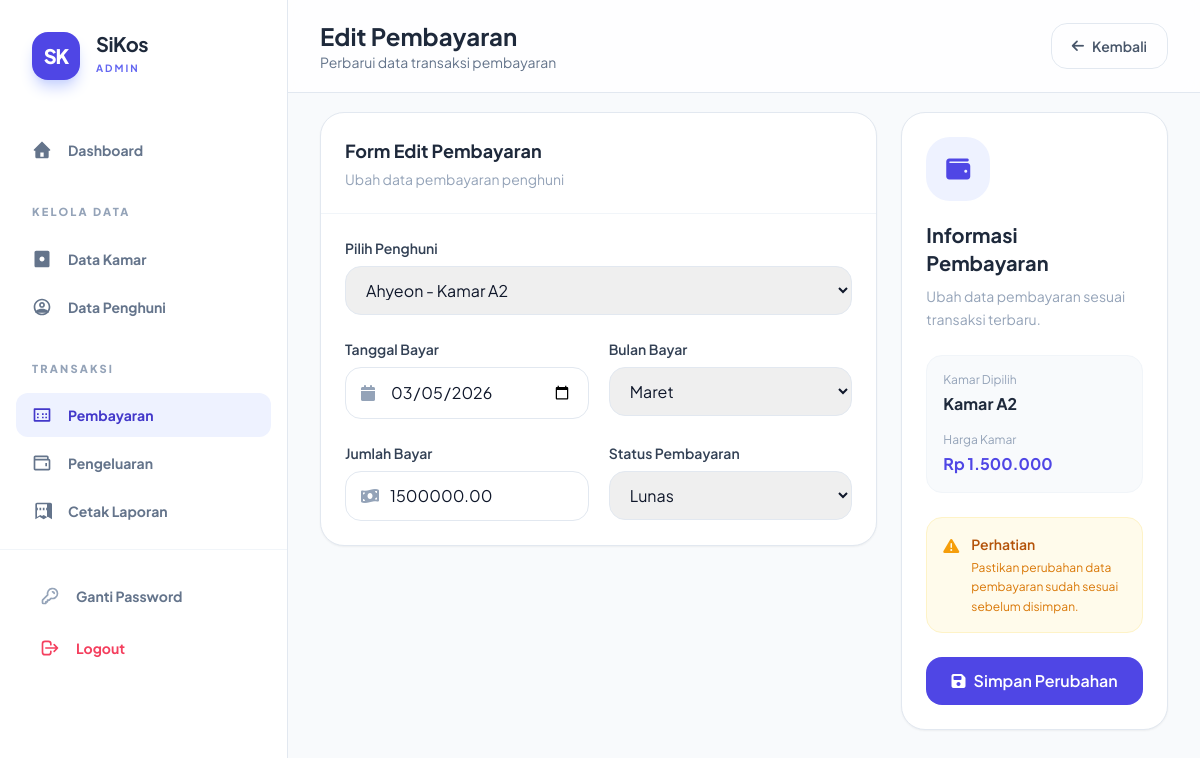
Page /modules/pembayaran/edit.php?id=2 (signed in) on the committed database.
### tables this page shows
CREATE TABLE `pembayaran` (
  `id_pembayaran` int NOT NULL,
  `id_admin` int DEFAULT NULL,
  `id_penghuni` int DEFAULT NULL,
  `id_kamar` int DEFAULT NULL,
  `tanggal_bayar` date DEFAULT NULL,
  `bulan_bayar` varchar(20) DEFAULT NULL,
  `jumlah_bayar` decimal(15,2) DEFAULT NULL,
  `status_pembayaran` enum('Lunas','Belum Lunas') DEFAULT NULL
);

CREATE TABLE `penghuni` (
  `id_penghuni` int NOT NULL,
  `id_kamar` int DEFAULT NULL,
  `nama_penghuni` varchar(100) DEFAULT NULL,
  `jenis_kelamin` enum('Laki-laki','Perempuan') DEFAULT NULL,
  `no_hp` varchar(20) DEFAULT NULL,
  `alamat` text,
  `tgl_masuk` date DEFAULT NULL
);

CREATE TABLE `kamar` (
  `id_kamar` int NOT NULL,
  `nomor_kamar` varchar(10) DEFAULT NULL,
  `lantai` int DEFAULT NULL,
  `harga_kamar` decimal(15,2) DEFAULT NULL,
  `status_kamar` enum('Kosong','Terisi','Penuh') DEFAULT 'Kosong',
  `tipe_kamar_mandi` enum('Dalam','Luar') DEFAULT NULL
);

### modules/pembayaran/edit.php (the view, shortened to what this page needs)
<?php
require_once '../../config/db.php';
$id = mysqli_real_escape_string($conn, $_GET['id']);
$q = mysqli_query($conn,"
    SELECT
        pembayaran.*,
        penghuni.nama_penghuni,
        kamar.nomor_kamar,
        kamar.harga_kamar
    FROM pembayaran
    LEFT JOIN penghuni
        ON pembayaran.id_penghuni = penghuni.id_penghuni
    LEFT JOIN kamar
        ON pembayaran.id_kamar = kamar.id_kamar
    WHERE pembayaran.id_pembayaran = '$id'
    LIMIT 1
");
$data = mysqli_fetch_assoc($q);
$penghuni = mysqli_query($conn,"
    SELECT
        penghuni.id_penghuni,
        penghuni.nama_penghuni,
        penghuni.id_kamar,
        kamar.nomor_kamar,
        kamar.harga_kamar
    FROM penghuni
    LEFT JOIN kamar
        ON penghuni.id_kamar = kamar.id_kamar
    ORDER BY penghuni.nama_penghuni ASC
");
include '../../includes/header.php';
?>
<?php include '../../includes/sidebar.php'; ?>
<div class="ml-72 min-h-screen bg-slate-50">
<div class="fixed top-0 left-72 right-0 bg-white/80 backdrop-blur border-b border-slate-200 px-8 py-5 z-40">
    <div class="flex justify-between items-center">
        <div>
            <h1 class="text-2xl font-bold text-slate-800">
                Edit Pembayaran
            </h1>
            <p class="text-sm text-slate-500">
                Perbarui data transaksi pembayaran
            </p>
        </div>
        <a href="index.php"
           class="px-5 py-3 rounded-2xl border border-slate-200 text-slate-600 hover:bg-slate-100 transition font-semibold text-sm flex items-center gap-2">
            <i class="fa-solid fa-arrow-left"></i>
            Kembali
        </a>
    </div>
</div>
<main class="pt-28 px-8 pb-10">
<form action="proses_edit.php" method="POST">
<div class="grid grid-cols-1 lg:grid-cols-3 gap-6">
    <div class="lg:col-span-2">
        <div class="bg-white rounded-3xl border border-slate-200 shadow-sm overflow-hidden">
            <div class="p-6 border-b border-slate-100">
                <h2 class="text-lg font-bold text-slate-800">
                    Form Edit Pembayaran
                </h2>
                <p class="text-sm text-slate-400 mt-1">
                    Ubah data pembayaran penghuni
                </p>
            </div>
            <div class="p-6 space-y-6">
                <div>
                    <label class="block text-sm font-semibold text-slate-700 mb-2">
                        Pilih Penghuni
                    </label>
                    <select
                        name="id_penghuni"
                        id="id_penghuni"
                        required
                        class="w-full px-4 py-3 rounded-2xl border border-slate-200 focus:outline-none focus:ring-2 focus:ring-indigo-500"
                    >
                        <?php while($p=mysqli_fetch_assoc($penghuni)) { ?>
                            <option
                                value="<?= $p['id_penghuni'] ?>"
                                data-kamar="<?= $p['id_kamar'] ?>"
                                data-nomor="<?= $p['nomor_kamar'] ?>"
                                data-harga="<?= $p['harga_kamar'] ?>"
                                <?= ($p['id_penghuni'] == $data['id_penghuni']) ? 'selected' : '' ?>
                            >
                                <?= $p['nama_penghuni'] ?>
                                -
                                Kamar <?= $p['nomor_kamar'] ?>
                            </option>
                        <?php } ?>
                    </select>
                </div>
                <div class="grid grid-cols-1 md:grid-cols-2 gap-5">
                    <div>
                        <label class="block text-sm font-semibold text-slate-700 mb-2">
                            Tanggal Bayar
                        </label>
                        <div class="relative">
                            <i class="fa-solid fa-calendar absolute left-4 top-1/2 -translate-y-1/2 text-slate-400"></i>
                            <input
                                type="date"
                                name="tanggal_bayar"
                                required
                                value="<?= $data['tanggal_bayar'] ?>"
                                class="w-full pl-11 pr-4 py-3 rounded-2xl border border-slate-200 focus:outline-none focus:ring-2 focus:ring-indigo-500"
                            >
                        </div>
                    </div>
                    <div>
                        <label class="block text-sm font-semibold text-slate-700 mb-2">
                            Bulan Bayar
                        </label>
                        <select
                            name="bulan_bayar"
                            required
                            class="w-full px-4 py-3 rounded-2xl border border-slate-200 focus:outline-none focus:ring-2 focus:ring-indigo-500"
                        >
                            <?php
                            $bulanList = [
                                'Januari',
                                'Februari',
                                'Maret',
                                'April',
                                'Mei',
                                'Juni',
                                'Juli',
                                'Agustus',
                                'September',
                                'Oktober',
                                'November',
                                'Desember'
                            ];
                            ?>
                            <?php foreach($bulanList as $bulan){ ?>
                                <option value="<?= $bulan ?>" <?= ($data['bulan_bayar'] == $bulan) ? 'selected' : '' ?>>
                                    <?= $bulan ?>
                                </option>
                            <?php } ?>
                        </select>
                    </div>
                </div>
                <div class="grid grid-cols-1 md:grid-cols-2 gap-5">
                    <div>
                        <label class="block text-sm font-semibold text-slate-700 mb-2">
                            Jumlah Bayar
                        </label>
                        <div class="relative">
                            <i class="fa-solid fa-money-bill-wave absolute left-4 top-1/2 -translate-y-1/2 text-slate-400"></i>
                            <input
                                type="number"
                                name="jumlah_bayar"
                                id="jumlah_bayar"
                                required
                                value="<?= $data['jumlah_bayar'] ?>"
                                placeholder="Masukkan jumlah bayar"
                                class="w-full pl-11 pr-4 py-3 rounded-2xl border border-slate-200 focus:outline-none focus:ring-2 focus:ring-indigo-500"
                            >
                        </div>
                    </div>
                    <div>
                        <label class="block text-sm font-semibold text-slate-700 mb-2">
                            Status Pembayaran
                        </label>
                        <select
                            name="status_pembayaran"
                            required
                            class="w-full px-4 py-3 rounded-2xl border border-slate-200 focus:outline-none focus:ring-2 focus:ring-indigo-500"
                        >
                            <option value="Lunas" <?= ($data['status_pembayaran'] == 'Lunas') ? 'selected' : '' ?>>
                                Lunas
                            </option>
                        </select>
                    </div>
                </div>
            </div>
        </div>
    </div>
    <div>
        <div class="bg-white rounded-3xl border border-slate-200 shadow-sm p-6 sticky top-28">
            <div class="w-16 h-16 rounded-3xl bg-indigo-50 text-indigo-600 flex items-center justify-center mb-5">
                <i class="fa-solid fa-wallet text-2xl"></i>
            </div>
            <h2 class="text-xl font-bold text-slate-800">
                Informasi Pembayaran
            </h2>
            <p class="text-sm text-slate-400 mt-2 leading-relaxed">
                Ubah data pembayaran sesuai transaksi terbaru.
            </p>
            <div class="mt-6 p-4 rounded-2xl bg-slate-50 border border-slate-100">
                <p class="text-xs text-slate-400 mb-1">
                    Kamar Dipilih
                </p>
                <h3 id="previewKamar" class="font-bold text-slate-800">
                    Kamar <?= $data['nomor_kamar'] ?? '-' ?>
                </h3>
                <p class="text-xs text-slate-400 mt-4 mb-1">
                    Harga Kamar
                </p>
                <h3 id="previewHarga" class="font-bold text-indigo-600">
                    Rp <?= number_format($data['harga_kamar'] ?? 0,0,',','.') ?>
                </h3>
            </div>
            <div class="mt-6 p-4 rounded-2xl bg-amber-50 border border-amber-100">
                <div class="flex items-start gap-3">
                    <i class="fa-solid fa-triangle-exclamation text-amber-500 mt-1"></i>
                    <div>
                        <h3 class="font-semibold text-amber-700 text-sm">
                            Perhatian
                        </h3>
                        <p class="text-xs text-amber-600 mt-1 leading-relaxed">
                            Pastikan perubahan data pembayaran sudah sesuai sebelum disimpan.
                        </p>
                    </div>
                </div>
            </div>
            <button
                type="submit"
                class="w-full mt-6 bg-indigo-600 hover:bg-indigo-700 transition text-white py-3 rounded-2xl font-semibold flex items-center justify-center gap-2"
            >
                <i class="fa-solid fa-floppy-disk"></i>
                Simpan Perubahan
            </button>
        </div>
    </div>
</div>
</form>
</main>
</div>
<?php include '../../includes/footer.php'; ?>

### includes/header.php (style rules this page uses)
body { font-family: 'Plus Jakarta Sans', sans-serif; }

### rows in the picture
pembayaran: id_penghuni "Ahyeon - Kamar A2", tanggal_bayar "03/05/2026", bulan_bayar "Maret", jumlah_bayar "1500000.00", status_pembayaran "Lunas", id_kamar.nomor_kamar "A2", id_kamar.harga_kamar "1.500.000"
